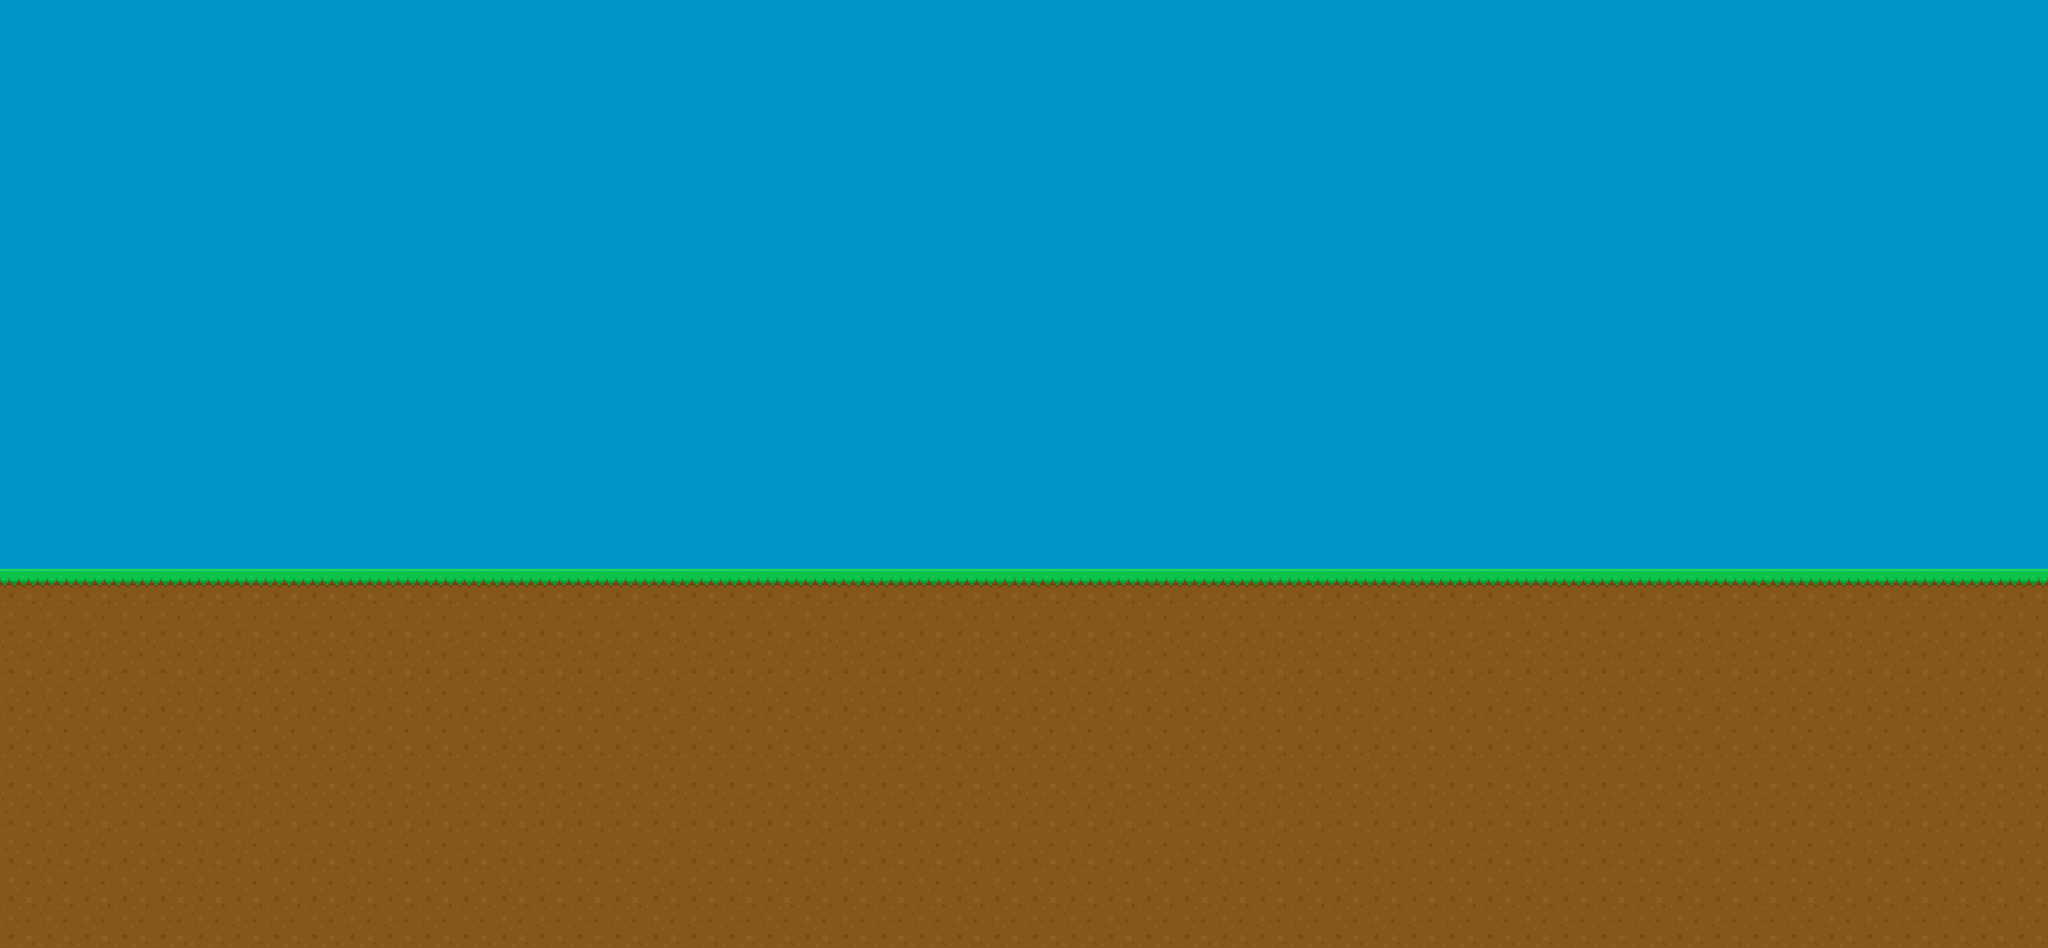

A 2D game scene composited from a Tiled map and its tileset images. What follows is a short description and the map's XML, with every tile layer's data as written:
An orthogonal 54x25 tile map with 128x128 px tiles, 1 tile layer (Platforms).

<map version="1.5" tiledversion="1.6.0" orientation="orthogonal" renderorder="right-down" width="54" height="25" tilewidth="128" tileheight="128" infinite="0" backgroundcolor="#0096c8" nextlayerid="2" nextobjectid="1">
 <tileset firstgid="1" source="../images/My Own Tiles/My Own Tile.tsx" />
 <layer id="1" name="Platforms" width="54" height="25">
  <data encoding="csv">
0,0,0,0,0,0,0,0,0,0,0,0,0,0,0,0,0,0,0,0,0,0,0,0,0,0,0,0,0,0,0,0,0,0,0,0,0,0,0,0,0,0,0,0,0,0,0,0,0,0,0,0,0,0,
0,0,0,0,0,0,0,0,0,0,0,0,0,0,0,0,0,0,0,0,0,0,0,0,0,0,0,0,0,0,0,0,0,0,0,0,0,0,0,0,0,0,0,0,0,0,0,0,0,0,0,0,0,0,
0,0,0,0,0,0,0,0,0,0,0,0,0,0,0,0,0,0,0,0,0,0,0,0,0,0,0,0,0,0,0,0,0,0,0,0,0,0,0,0,0,0,0,0,0,0,0,0,0,0,0,0,0,0,
0,0,0,0,0,0,0,0,0,0,0,0,0,0,0,0,0,0,0,0,0,0,0,0,0,0,0,0,0,0,0,0,0,0,0,0,0,0,0,0,0,0,0,0,0,0,0,0,0,0,0,0,0,0,
0,0,0,0,0,0,0,0,0,0,0,0,0,0,0,0,0,0,0,0,0,0,0,0,0,0,0,0,0,0,0,0,0,0,0,0,0,0,0,0,0,0,0,0,0,0,0,0,0,0,0,0,0,0,
0,0,0,0,0,0,0,0,0,0,0,0,0,0,0,0,0,0,0,0,0,0,0,0,0,0,0,0,0,0,0,0,0,0,0,0,0,0,0,0,0,0,0,0,0,0,0,0,0,0,0,0,0,0,
0,0,0,0,0,0,0,0,0,0,0,0,0,0,0,0,0,0,0,0,0,0,0,0,0,0,0,0,0,0,0,0,0,0,0,0,0,0,0,0,0,0,0,0,0,0,0,0,0,0,0,0,0,0,
0,0,0,0,0,0,0,0,0,0,0,0,0,0,0,0,0,0,0,0,0,0,0,0,0,0,0,0,0,0,0,0,0,0,0,0,0,0,0,0,0,0,0,0,0,0,0,0,0,0,0,0,0,0,
0,0,0,0,0,0,0,0,0,0,0,0,0,0,0,0,0,0,0,0,0,0,0,0,0,0,0,0,0,0,0,0,0,0,0,0,0,0,0,0,0,0,0,0,0,0,0,0,0,0,0,0,0,0,
0,0,0,0,0,0,0,0,0,0,0,0,0,0,0,0,0,0,0,0,0,0,0,0,0,0,0,0,0,0,0,0,0,0,0,0,0,0,0,0,0,0,0,0,0,0,0,0,0,0,0,0,0,0,
0,0,0,0,0,0,0,0,0,0,0,0,0,0,0,0,0,0,0,0,0,0,0,0,0,0,0,0,0,0,0,0,0,0,0,0,0,0,0,0,0,0,0,0,0,0,0,0,0,0,0,0,0,0,
0,0,0,0,0,0,0,0,0,0,0,0,0,0,0,0,0,0,0,0,0,0,0,0,0,0,0,0,0,0,0,0,0,0,0,0,0,0,0,0,0,0,0,0,0,0,0,0,0,0,0,0,0,0,
0,0,0,0,0,0,0,0,0,0,0,0,0,0,0,0,0,0,0,0,0,0,0,0,0,0,0,0,0,0,0,0,0,0,0,0,0,0,0,0,0,0,0,0,0,0,0,0,0,0,0,0,0,0,
0,0,0,0,0,0,0,0,0,0,0,0,0,0,0,0,0,0,0,0,0,0,0,0,0,0,0,0,0,0,0,0,0,0,0,0,0,0,0,0,0,0,0,0,0,0,0,0,0,0,0,0,0,0,
0,0,0,0,0,0,0,0,0,0,0,0,0,0,0,0,0,0,0,0,0,0,0,0,0,0,0,0,0,0,0,0,0,0,0,0,0,0,0,0,0,0,0,0,0,0,0,0,0,0,0,0,0,0,
43,43,43,43,43,43,43,43,43,43,43,43,43,43,43,43,43,43,43,43,43,43,43,43,43,43,43,43,43,43,43,43,43,43,43,43,43,43,43,43,43,43,43,43,43,43,43,43,43,43,43,43,43,43,
42,42,42,42,42,42,42,42,42,42,42,42,42,42,42,42,42,42,42,42,42,42,42,42,42,42,42,42,42,42,42,42,42,42,42,42,42,42,42,42,42,42,42,42,42,42,42,42,42,42,42,42,42,42,
42,42,42,42,42,42,42,42,42,42,42,42,42,42,42,42,42,42,42,42,42,42,42,42,42,42,42,42,42,42,42,42,42,42,42,42,42,42,42,42,42,42,42,42,42,42,42,42,42,42,42,42,42,42,
42,42,42,42,42,42,42,42,42,42,42,42,42,42,42,42,42,42,42,42,42,42,42,42,42,42,42,42,42,42,42,42,42,42,42,42,42,42,42,42,42,42,42,42,42,42,42,42,42,42,42,42,42,42,
42,42,42,42,42,42,42,42,42,42,42,42,42,42,42,42,42,42,42,42,42,42,42,42,42,42,42,42,42,42,42,42,42,42,42,42,42,42,42,42,42,42,42,42,42,42,42,42,42,42,42,42,42,42,
42,42,42,42,42,42,42,42,42,42,42,42,42,42,42,42,42,42,42,42,42,42,42,42,42,42,42,42,42,42,42,42,42,42,42,42,42,42,42,42,42,42,42,42,42,42,42,42,42,42,42,42,42,42,
42,42,42,42,42,42,42,42,42,42,42,42,42,42,42,42,42,42,42,42,42,42,42,42,42,42,42,42,42,42,42,42,42,42,42,42,42,42,42,42,42,42,42,42,42,42,42,42,42,42,42,42,42,42,
42,42,42,42,42,42,42,42,42,42,42,42,42,42,42,42,42,42,42,42,42,42,42,42,42,42,42,42,42,42,42,42,42,42,42,42,42,42,42,42,42,42,42,42,42,42,42,42,42,42,42,42,42,42,
42,42,42,42,42,42,42,42,42,42,42,42,42,42,42,42,42,42,42,42,42,42,42,42,42,42,42,42,42,42,42,42,42,42,42,42,42,42,42,42,42,42,42,42,42,42,42,42,42,42,42,42,42,42,
42,42,42,42,42,42,42,42,42,42,42,42,42,42,42,42,42,42,42,42,42,42,42,42,42,42,42,42,42,42,42,42,42,42,42,42,42,42,42,42,42,42,42,42,42,42,42,42,42,42,42,42,42,42
</data>
 </layer>
</map>
